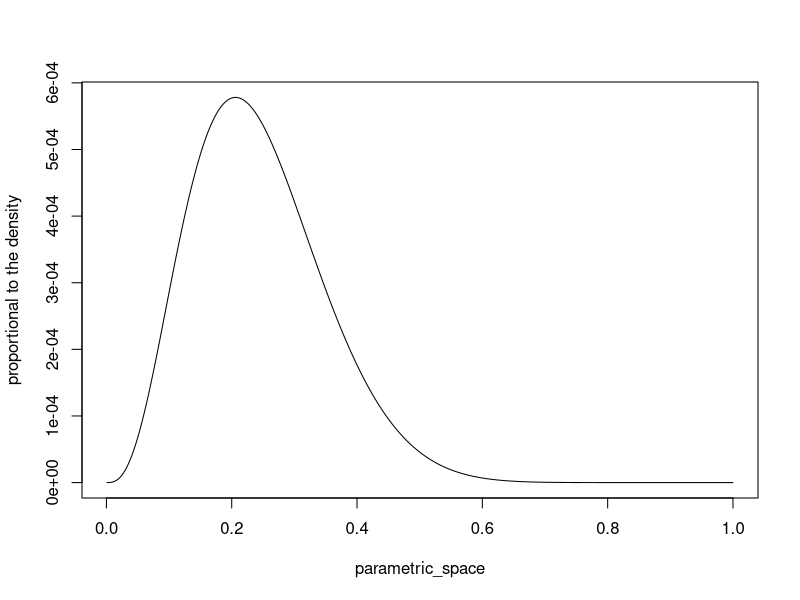
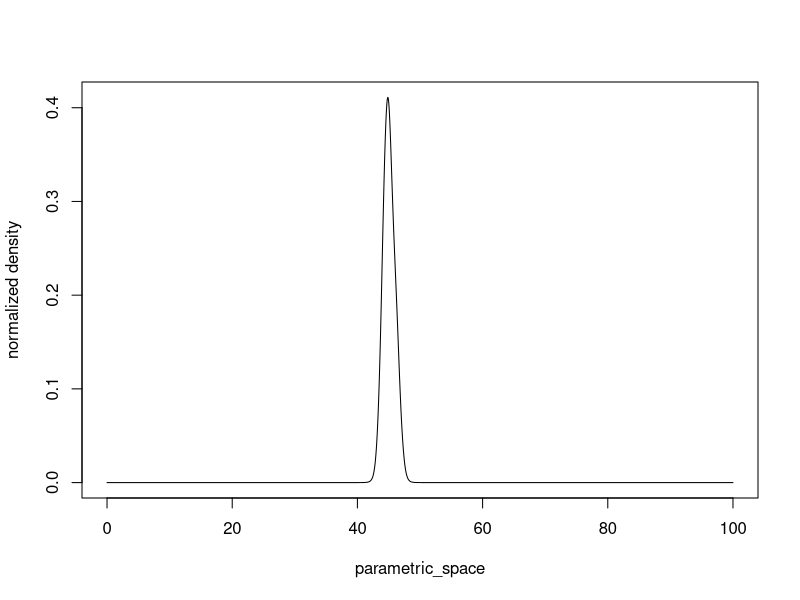
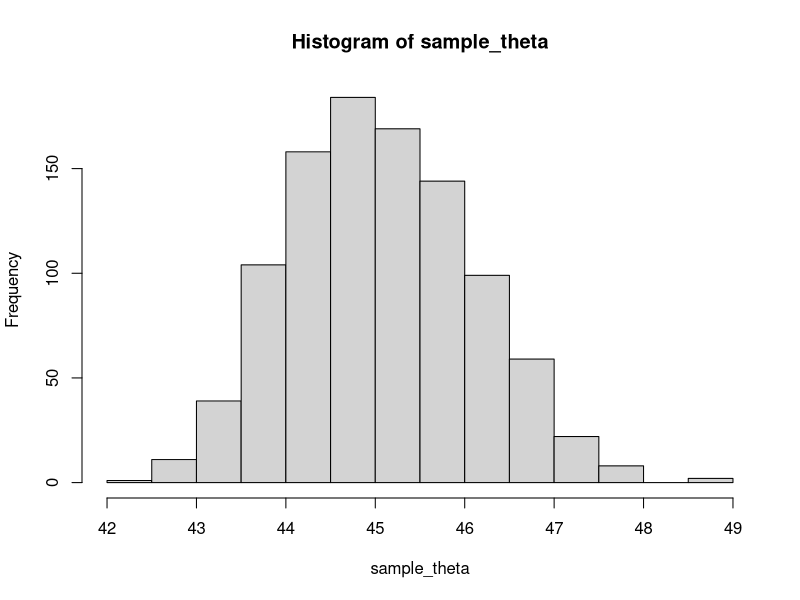
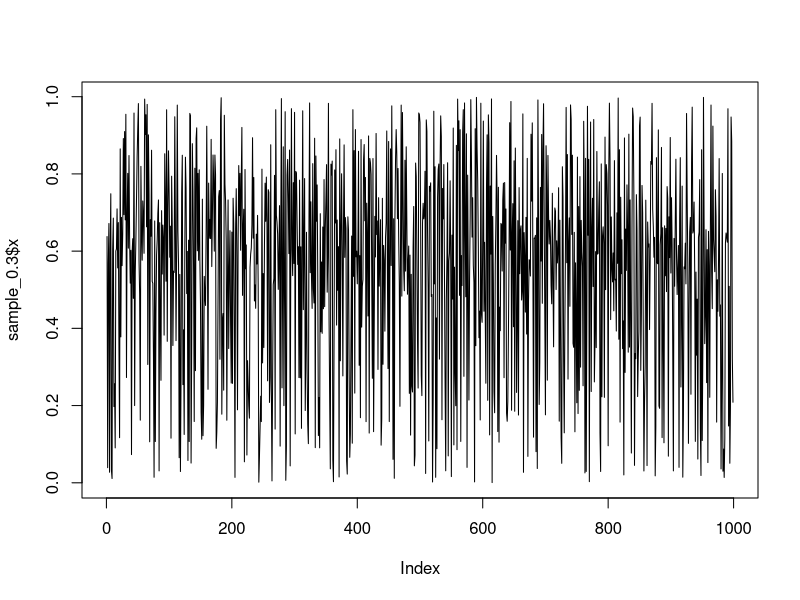
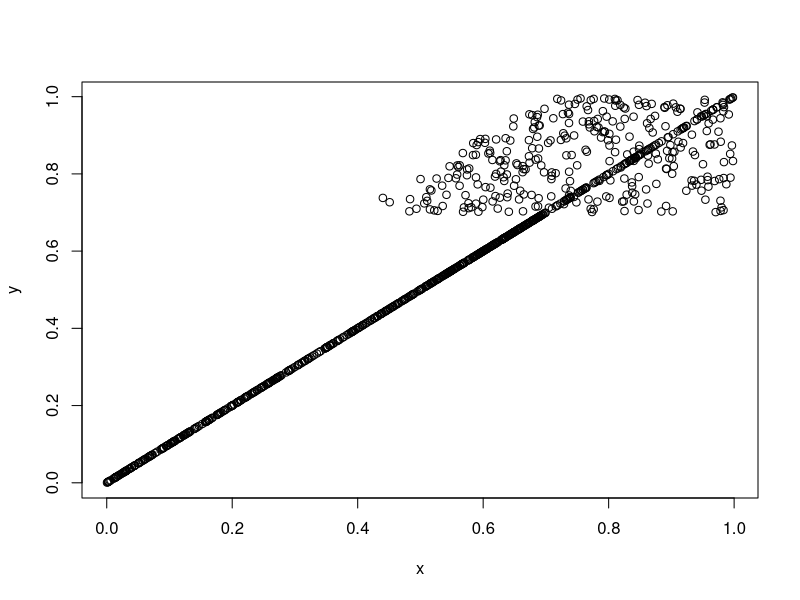
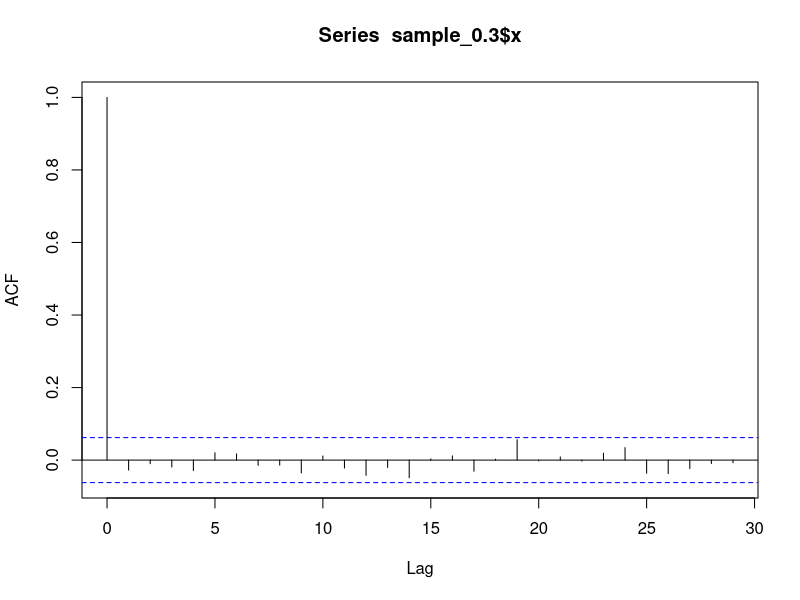
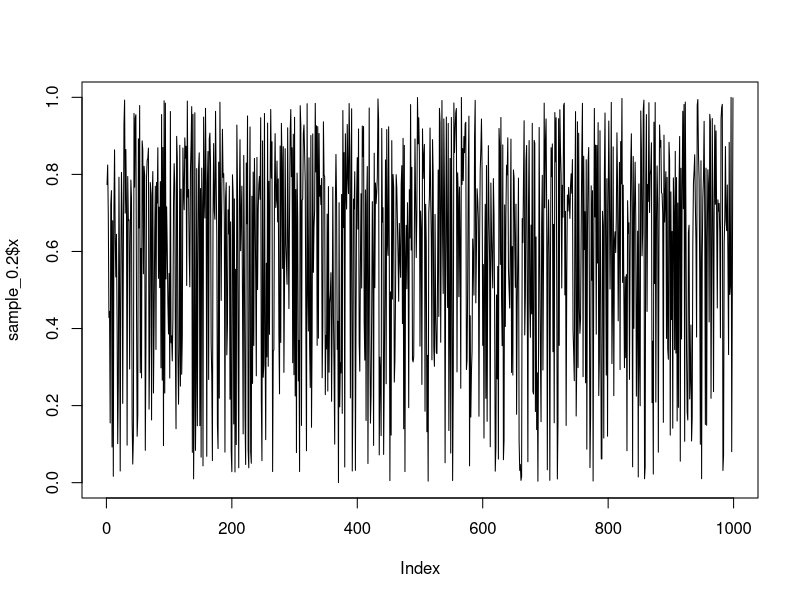
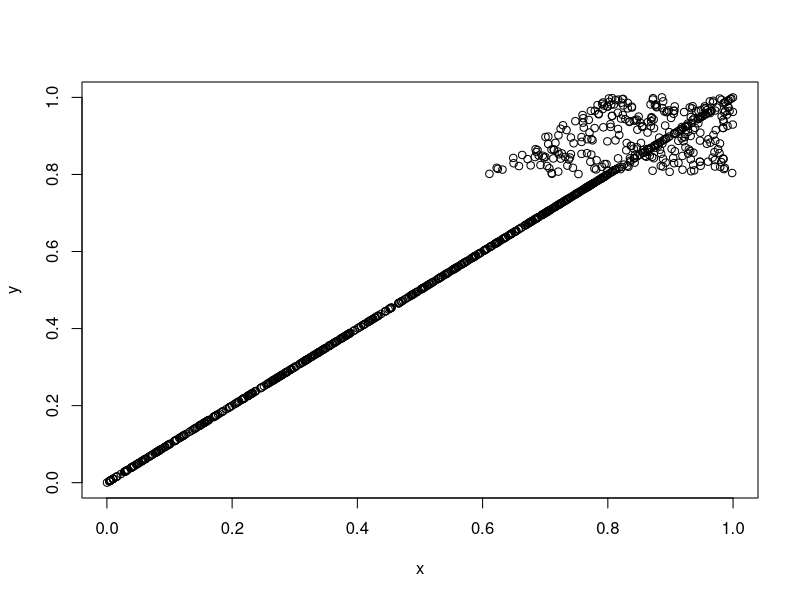

The R script that drew these images, in order:
## ---- chunk 1
knitr::opts_chunk$set(echo = TRUE)
## ---- chunk 2
posterior_prop <- function(theta){
  
  return(
    (theta^3)*(1-theta)^13+
      (theta^4)*(1-theta)^12+
      (theta^5)*(1-theta)^11
  )
}

parametric_space <- seq(0.001,1,0.001)

plot(parametric_space,posterior_prop(theta=parametric_space),
     type='l',ylab='proportional to the density')
## ---- chunk 3
y <- c(43,44,45,46.5,47.5)
M=1000

parametric_space <- seq(0,100,1/M)

q_theta_given_y = function(x,theta){
  result <- 1
  for ( i in 1:length(x)){
    result = result * (1/(1+(x[i]-theta)^2))
  }
  return(result/100)
}


## unormalized density
unormalized_density <- q_theta_given_y(y,parametric_space)

## summing the heights of the bins
normalizing_constant <-  sum(unormalized_density/M)

#plotting the normalized density
plot(parametric_space,
     unormalized_density/normalizing_constant,
     type='l',
     ylab = 'normalized density')

normalized_density <-  unormalized_density/normalizing_constant
## ---- chunk 4
sample_theta <- sample(parametric_space,prob = normalized_density,size = 1000)
hist(sample_theta)
## ---- chunk 5
# marginal distribution
## ---- chunk 6

x_given_y <- function(constant,y){
  b <- max(0,y-constant)
  a <- min(y+constant,1)
  return(runif(a,b))
}

y_given_x <- function(constant,x){
  b <- max(0,x-constant)
  a <- min(x+constant,1)
  return(runif(a,b))
}

constant = 0.3

gibbs_ex6 <- function(B=1000,constant,skip=100,burn_in=1000){
  set.seed(1000)
  samples <- data.frame(x=NA,y=NA)
  new_x <- 0.5
  for(i in 1:(B*skip)){
    new_y <- y_given_x(x = new_x,constant = constant)
    new_x <- x_given_y(y = new_y,constant = constant)
    if ((i %% skip) == 0 & i>burn_in){
      samples <- rbind(samples,c(new_x,new_y))
    }
  }
  return(samples[-1,])
}

sample_0.3 <- gibbs_ex6(B = 1000,0.3,skip=1000)
sample_0.2 <- gibbs_ex6(B = 1000,0.2,skip=1000)
sample_0.1 <- gibbs_ex6(B = 1000,0.1,skip=1000)

plot(sample_0.3$x,type='l')
plot(sample_0.3)
acf(sample_0.3$x)

plot(sample_0.2$x,type='l')
plot(sample_0.2)
acf(sample_0.2$x)

plot(sample_0.1$x,type='l')
plot(sample_0.1)
acf(sample_0.1$x)


par(mfrow=c(1,3))
plot(sample_0.3$x,type='l')
plot(sample_0.2$x,type='l')
plot(sample_0.1$x,type='l')
par(mfrow=c(1,1))
